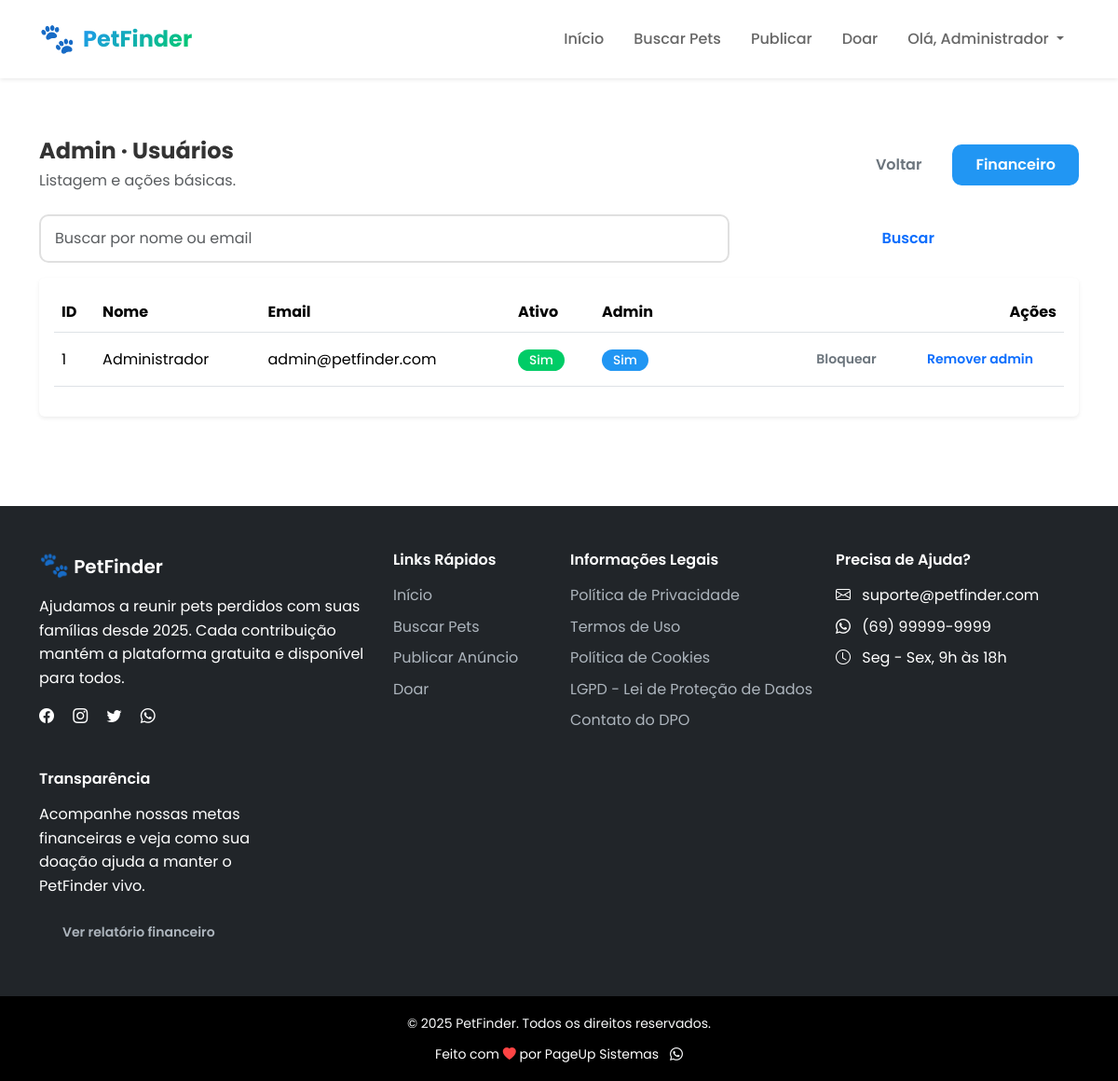
The app's page /admin-usuarios.php (signed in) with its own data.
### tables this page shows
CREATE TABLE `usuarios` (
  `id` int(11) NOT NULL AUTO_INCREMENT,
  `nome` varchar(100) NOT NULL,
  `email` varchar(100) NOT NULL,
  `telefone` varchar(20) NOT NULL,
  `senha` varchar(255) NOT NULL,
  `foto_perfil` varchar(255) DEFAULT NULL,
  `cidade` varchar(100) DEFAULT NULL,
  `estado` varchar(2) DEFAULT NULL,
  `notificacoes_email` tinyint(1) DEFAULT 1,
  `email_confirmado` tinyint(1) DEFAULT 0,
  `token_confirmacao` varchar(64) DEFAULT NULL,
  `token_recuperacao` varchar(64) DEFAULT NULL,
  `token_expira` datetime DEFAULT NULL,
  `tentativas_login` tinyint(4) DEFAULT 0,
  `bloqueado_ate` datetime DEFAULT NULL,
  `data_cadastro` timestamp NOT NULL DEFAULT CURRENT_TIMESTAMP,
  `ultimo_acesso` timestamp NULL DEFAULT NULL,
  `ativo` tinyint(1) DEFAULT 1,
  `is_admin` tinyint(1) DEFAULT 0,
  PRIMARY KEY (`id`),
  UNIQUE KEY `email` (`email`),
  KEY `idx_cidade` (`cidade`),
  KEY `idx_ativo` (`ativo`),
  KEY `idx_email_confirmado` (`email_confirmado`)
);

### admin-usuarios.php (called while the page is built)
<?php
require_once __DIR__ . '/config.php';
require_once __DIR__ . '/views/admin-usuarios.php';

### models/Usuario.php (called while the page is built, shortened)
<?php
class Usuario
{
    protected $db;
    public function __construct($db = null)
    {
        $this->db = $db ?: getDB();
    }
    public function findAll(int $limit = 50, int $offset = 0, ?string $search = null): array
    {
        $search = $search !== null ? trim($search) : null;
        $params = [];
        $sql = 'SELECT * FROM usuarios';
        $sql .= ' ORDER BY data_cadastro DESC LIMIT ? OFFSET ?';
        $params[] = $limit;
        $params[] = $offset;
        return $this->db->fetchAll($sql, $params);
    }
    public function countAll(?string $search = null): int
    {
        $search = $search !== null ? trim($search) : null;
        $row = $this->db->fetchOne('SELECT COUNT(*) AS total FROM usuarios');
        return (int)($row['total'] ?? 0);
    }
}

### includes/functions.php (called while the page is built, shortened)
<?php
function sanitize($data) {
    return htmlspecialchars(trim($data), ENT_QUOTES, 'UTF-8');
}
?>

### config.php (called while the page is built, shortened)
<?php
spl_autoload_register(function ($class) {
    $paths = [
        BASE_PATH . '/models/' . $class . '.php',
        BASE_PATH . '/controllers/' . $class . '.php',
    ];
    foreach ($paths as $path) {
        if (file_exists($path)) {
            return;
        }
    }
});
require_once BASE_PATH . '/includes/functions.php';
require_once BASE_PATH . '/includes/db.php';
?>

### includes/db.php (called while the page is built, shortened)
<?php
class Database {
    private static $instance = null;
    private $conn;
    private function __construct() {
        try {
            $dsn = "mysql:host=" . DB_HOST . ";dbname=" . DB_NAME . ";charset=" . DB_CHARSET;
            $options = [
                PDO::ATTR_ERRMODE => PDO::ERRMODE_EXCEPTION,
                PDO::ATTR_DEFAULT_FETCH_MODE => PDO::FETCH_ASSOC,
                PDO::ATTR_EMULATE_PREPARES => false,
                PDO::MYSQL_ATTR_INIT_COMMAND => "SET NAMES " . DB_CHARSET,
                PDO::ATTR_PERSISTENT => true
            ];
            $this->conn = new PDO($dsn, DB_USER, DB_PASS, $options);
        } catch (PDOException $e) {
            error_log("Erro de conexão: " . $e->getMessage());
            die("Erro ao conectar com o banco de dados. Tente novamente mais tarde.");
        }
    }
    public static function getInstance() {
        if (self::$instance === null) {
            self::$instance = new self();
        }
        return self::$instance;
    }
    public function query($sql, $params = []) {
        try {
            $stmt = $this->conn->prepare($sql);
            $stmt->execute($params);
            return $stmt;
        } catch (PDOException $e) {
            error_log("Erro na query: " . $e->getMessage());
            throw $e;
        }
    }
    public function fetchAll($sql, $params = []) {
        $stmt = $this->query($sql, $params);
        return $stmt->fetchAll();
    }
}
function getDB() {
    return Database::getInstance();
}
?>

### views/admin-usuarios.php (the view, shortened to what this page needs)
<?php
require_once __DIR__ . '/../config.php';
$usuarioModel = new Usuario();
$search = isset($_GET['q']) ? trim((string)$_GET['q']) : '';
$pagina = isset($_GET['pagina']) ? (int)$_GET['pagina'] : 1;
$pagina = max(1, $pagina);
$limite = 20;
$offset = ($pagina - 1) * $limite;
$usuarios = $usuarioModel->findAll($limite, $offset, $search);
include __DIR__ . '/../includes/header.php';
?>
<div class="container py-5">
    <div class="d-flex justify-content-between align-items-center flex-wrap gap-3 mb-4">
        <div>
            <h1 class="h4 fw-bold mb-1">Admin · Usuários</h1>
            <p class="text-muted mb-0">Listagem e ações básicas.</p>
        </div>
        <div class="d-flex gap-2">
            <a href="<?php echo BASE_URL; ?>/admin" class="btn btn-outline-secondary">Voltar</a>
            <a href="<?php echo BASE_URL; ?>/admin/financeiro" class="btn btn-primary">Financeiro</a>
        </div>
    </div>
    <form method="GET" action="" class="row g-2 mb-3">
        <div class="col-md-8">
            <input type="text" name="q" class="form-control" placeholder="Buscar por nome ou email" value="<?php echo sanitize($search); ?>">
        </div>
        <div class="col-md-4 d-grid">
            <button class="btn btn-outline-primary" type="submit">Buscar</button>
        </div>
    </form>
    <div class="card shadow-sm border-0">
        <div class="card-body">
            <?php if (empty($usuarios)): ?>
                <p class="text-muted mb-0">Nenhum usuário encontrado.</p>
            <?php else: ?>
                <div class="table-responsive">
                    <table class="table align-middle">
                        <thead>
                            <tr>
                                <th>ID</th>
                                <th>Nome</th>
                                <th>Email</th>
                                <th>Ativo</th>
                                <th>Admin</th>
                                <th class="text-end">Ações</th>
                            </tr>
                        </thead>
                        <tbody>
                            <?php foreach ($usuarios as $u): ?>
                                <tr>
                                    <td><?php echo (int)$u['id']; ?></td>
                                    <td><?php echo sanitize($u['nome'] ?? ''); ?></td>
                                    <td><?php echo sanitize($u['email'] ?? ''); ?></td>
                                    <td>
                                        <span class="badge <?php echo !empty($u['ativo']) ? 'bg-success' : 'bg-secondary'; ?>">
                                            <?php echo !empty($u['ativo']) ? 'Sim' : 'Não'; ?>
                                        </span>
                                    </td>
                                    <td>
                                        <span class="badge <?php echo !empty($u['is_admin']) ? 'bg-primary' : 'bg-light text-dark'; ?>">
                                            <?php echo !empty($u['is_admin']) ? 'Sim' : 'Não'; ?>
                                        </span>
                                    </td>
                                    <td class="text-end">
                                        <form method="POST" action="" class="d-inline">
                                            <button class="btn btn-sm btn-outline-secondary" type="submit">
                                                <?php echo !empty($u['ativo']) ? 'Bloquear' : 'Ativar'; ?>
                                            </button>
                                        </form>
                                        <form method="POST" action="" class="d-inline">
                                            <button class="btn btn-sm btn-outline-primary" type="submit">
                                                <?php echo !empty($u['is_admin']) ? 'Remover admin' : 'Tornar admin'; ?>
                                            </button>
                                        </form>
                                    </td>
                                </tr>
                            <?php endforeach; ?>
                        </tbody>
                    </table>
                </div>
            <?php endif; ?>
        </div>
    </div>
</div>
<?php include __DIR__ . '/../includes/footer.php'; ?>

### assets/css/style.css (style rules this page uses)
:root { --primary: #2196F3; --primary-dark: #1976D2; --success: #00CC66; --success-dark: #00994D; --danger: #FF4444; --danger-dark: #CC0000; --warning: #FF9800; --info: #00BCD4; --dark: #333333; --gray: #666666; --light-gray: #999999; --border: #E0E0E0; --bg-light: #F5F5F5; --font-main: 'Poppins', 'Segoe UI', sans-serif; --font-size-base: 16px; --spacing-xs: 8px; --spacing-sm: 16px; --spacing-md: 24px; --spacing-lg: 32px; --spacing-xl: 48px; --radius-sm: 5px; --radius-md: 10px; --radius-lg: 15px; --radius-xl: 20px; --shadow-sm: 0 2px 4px rgba(0,0,0,0.1); --shadow-md: 0 4px 12px rgba(0,0,0,0.1); --shadow-lg: 0 8px 24px rgba(0,0,0,0.15); --transition-fast: 0.2s ease; --transition-normal: 0.3s ease; --transition-slow: 0.5s ease; }
* { margin: 0; padding: 0; box-sizing: border-box; }
html { scroll-behavior: smooth; }
body { font-family: var(--font-main); font-size: var(--font-size-base); color: var(--dark); line-height: 1.6; background: white; min-height: 100vh; display: flex; flex-direction: column; }
.btn { border-radius: var(--radius-md); padding: 10px 25px; font-weight: 600; transition: all var(--transition-fast); border: none; }
.btn-primary { background: var(--primary); color: white; }
.form-control, .form-select { border: 2px solid var(--border); border-radius: var(--radius-md); padding: 12px 15px; transition: all var(--transition-fast); }
.badge { padding: 5px 12px; border-radius: 15px; font-weight: 500; font-size: 0.85em; }
.bg-primary { background: var(--primary) !important; }
.bg-success { background: var(--success) !important; }
.shadow-sm { box-shadow: var(--shadow-sm); }

### records on screen
usuarios: id "1", nome "Administrador", email "admin@petfinder.com", ativo "Sim", is_admin "Sim"

### other values on screen
$_SESSION['user_name'] "Administrador"
